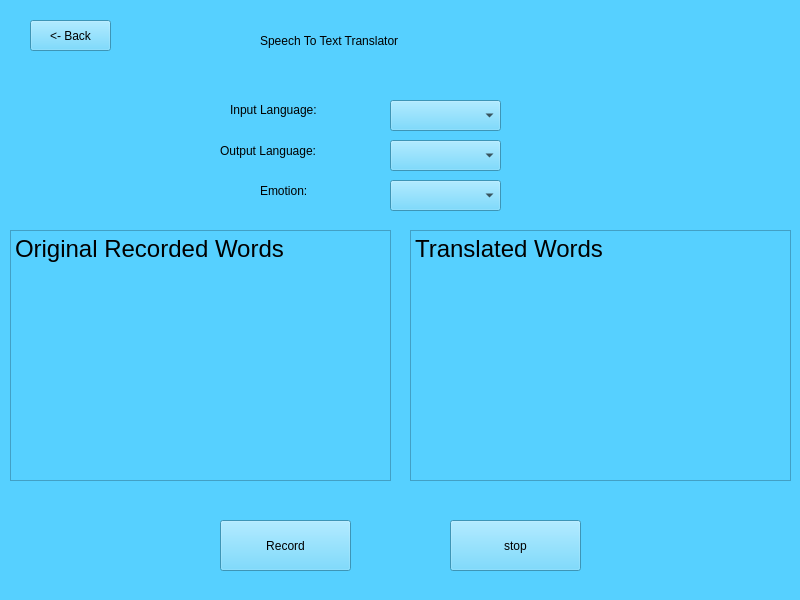
<?xml version="1.0" encoding="UTF-8"?>
<ui version="4.0">
 <class>hearingGui</class>
 <widget class="QWidget" name="hearingGui">
  <property name="geometry">
   <rect>
    <x>0</x>
    <y>0</y>
    <width>800</width>
    <height>600</height>
   </rect>
  </property>
  <property name="windowTitle">
   <string>hearingGui</string>
  </property>
  <property name="styleSheet">
   <string notr="true">background-color: rgb(253, 114, 81);
background-color: rgb(86, 208, 255);</string>
  </property>
  <widget class="QLabel" name="label">
   <property name="geometry">
    <rect>
     <x>260</x>
     <y>20</y>
     <width>261</width>
     <height>41</height>
    </rect>
   </property>
   <property name="styleSheet">
    <string notr="true">font: 22pt &quot;.AppleSystemUIFont&quot;;</string>
   </property>
   <property name="text">
    <string>Speech To Text Translator</string>
   </property>
  </widget>
  <widget class="QTextEdit" name="textEdit">
   <property name="geometry">
    <rect>
     <x>10</x>
     <y>230</y>
     <width>381</width>
     <height>251</height>
    </rect>
   </property>
   <property name="html">
    <string>&lt;!DOCTYPE HTML PUBLIC &quot;-//W3C//DTD HTML 4.0//EN&quot; &quot;http://www.w3.org/TR/REC-html40/strict.dtd&quot;&gt;
&lt;html&gt;&lt;head&gt;&lt;meta name=&quot;qrichtext&quot; content=&quot;1&quot; /&gt;&lt;style type=&quot;text/css&quot;&gt;
p, li { white-space: pre-wrap; }
&lt;/style&gt;&lt;/head&gt;&lt;body style=&quot; font-family:'.AppleSystemUIFont'; font-size:13pt; font-weight:400; font-style:normal;&quot;&gt;
&lt;p style=&quot; margin-top:0px; margin-bottom:0px; margin-left:0px; margin-right:0px; -qt-block-indent:0; text-indent:0px;&quot;&gt;&lt;span style=&quot; font-size:18pt;&quot;&gt;Original Recorded Words&lt;/span&gt;&lt;/p&gt;
&lt;p style=&quot;-qt-paragraph-type:empty; margin-top:0px; margin-bottom:0px; margin-left:0px; margin-right:0px; -qt-block-indent:0; text-indent:0px; font-size:18pt;&quot;&gt;&lt;br /&gt;&lt;/p&gt;
&lt;p style=&quot;-qt-paragraph-type:empty; margin-top:0px; margin-bottom:0px; margin-left:0px; margin-right:0px; -qt-block-indent:0; text-indent:0px; font-size:18pt;&quot;&gt;&lt;br /&gt;&lt;/p&gt;
&lt;p style=&quot;-qt-paragraph-type:empty; margin-top:0px; margin-bottom:0px; margin-left:0px; margin-right:0px; -qt-block-indent:0; text-indent:0px; font-size:18pt;&quot;&gt;&lt;br /&gt;&lt;/p&gt;&lt;/body&gt;&lt;/html&gt;</string>
   </property>
  </widget>
  <widget class="QPushButton" name="pushButton">
   <property name="geometry">
    <rect>
     <x>220</x>
     <y>520</y>
     <width>131</width>
     <height>51</height>
    </rect>
   </property>
   <property name="text">
    <string>Record</string>
   </property>
  </widget>
  <widget class="QComboBox" name="comboBox">
   <property name="geometry">
    <rect>
     <x>390</x>
     <y>100</y>
     <width>111</width>
     <height>31</height>
    </rect>
   </property>
  </widget>
  <widget class="QLabel" name="label_2">
   <property name="geometry">
    <rect>
     <x>230</x>
     <y>100</y>
     <width>131</width>
     <height>20</height>
    </rect>
   </property>
   <property name="styleSheet">
    <string notr="true">font: 18pt &quot;.AppleSystemUIFont&quot;;</string>
   </property>
   <property name="text">
    <string>Input Language:</string>
   </property>
  </widget>
  <widget class="QLabel" name="label_3">
   <property name="geometry">
    <rect>
     <x>220</x>
     <y>140</y>
     <width>151</width>
     <height>21</height>
    </rect>
   </property>
   <property name="styleSheet">
    <string notr="true">font: 18pt &quot;.AppleSystemUIFont&quot;;</string>
   </property>
   <property name="text">
    <string>Output Language:</string>
   </property>
  </widget>
  <widget class="QComboBox" name="comboBox_2">
   <property name="geometry">
    <rect>
     <x>390</x>
     <y>140</y>
     <width>111</width>
     <height>31</height>
    </rect>
   </property>
  </widget>
  <widget class="QTextEdit" name="textEdit_2">
   <property name="geometry">
    <rect>
     <x>410</x>
     <y>230</y>
     <width>381</width>
     <height>251</height>
    </rect>
   </property>
   <property name="html">
    <string>&lt;!DOCTYPE HTML PUBLIC &quot;-//W3C//DTD HTML 4.0//EN&quot; &quot;http://www.w3.org/TR/REC-html40/strict.dtd&quot;&gt;
&lt;html&gt;&lt;head&gt;&lt;meta name=&quot;qrichtext&quot; content=&quot;1&quot; /&gt;&lt;style type=&quot;text/css&quot;&gt;
p, li { white-space: pre-wrap; }
&lt;/style&gt;&lt;/head&gt;&lt;body style=&quot; font-family:'.AppleSystemUIFont'; font-size:13pt; font-weight:400; font-style:normal;&quot;&gt;
&lt;p style=&quot; margin-top:0px; margin-bottom:0px; margin-left:0px; margin-right:0px; -qt-block-indent:0; text-indent:0px;&quot;&gt;&lt;span style=&quot; font-size:18pt;&quot;&gt;Translated Words&lt;/span&gt;&lt;/p&gt;
&lt;p style=&quot;-qt-paragraph-type:empty; margin-top:0px; margin-bottom:0px; margin-left:0px; margin-right:0px; -qt-block-indent:0; text-indent:0px; font-size:18pt;&quot;&gt;&lt;br /&gt;&lt;/p&gt;
&lt;p style=&quot;-qt-paragraph-type:empty; margin-top:0px; margin-bottom:0px; margin-left:0px; margin-right:0px; -qt-block-indent:0; text-indent:0px; font-size:18pt;&quot;&gt;&lt;br /&gt;&lt;/p&gt;
&lt;p style=&quot;-qt-paragraph-type:empty; margin-top:0px; margin-bottom:0px; margin-left:0px; margin-right:0px; -qt-block-indent:0; text-indent:0px; font-size:18pt;&quot;&gt;&lt;br /&gt;&lt;/p&gt;
&lt;p style=&quot;-qt-paragraph-type:empty; margin-top:0px; margin-bottom:0px; margin-left:0px; margin-right:0px; -qt-block-indent:0; text-indent:0px; font-size:18pt;&quot;&gt;&lt;br /&gt;&lt;/p&gt;&lt;/body&gt;&lt;/html&gt;</string>
   </property>
  </widget>
  <widget class="QPushButton" name="back">
   <property name="geometry">
    <rect>
     <x>30</x>
     <y>20</y>
     <width>81</width>
     <height>31</height>
    </rect>
   </property>
   <property name="text">
    <string>&lt;- Back</string>
   </property>
  </widget>
  <widget class="QPushButton" name="stop">
   <property name="geometry">
    <rect>
     <x>450</x>
     <y>520</y>
     <width>131</width>
     <height>51</height>
    </rect>
   </property>
   <property name="text">
    <string>stop</string>
   </property>
  </widget>
  <widget class="QComboBox" name="emoBox">
   <property name="geometry">
    <rect>
     <x>390</x>
     <y>180</y>
     <width>111</width>
     <height>31</height>
    </rect>
   </property>
  </widget>
  <widget class="QLabel" name="label_4">
   <property name="geometry">
    <rect>
     <x>260</x>
     <y>180</y>
     <width>71</width>
     <height>21</height>
    </rect>
   </property>
   <property name="styleSheet">
    <string notr="true">font: 18pt &quot;.AppleSystemUIFont&quot;;</string>
   </property>
   <property name="text">
    <string>Emotion: </string>
   </property>
  </widget>
 </widget>
 <resources/>
 <connections/>
</ui>
